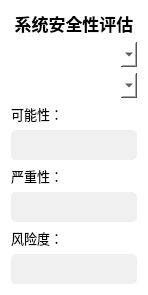
      <widget class="QWidget" name="SafetyWidget" native="true">
       <property name="minimumSize">
        <size>
         <width>148</width>
         <height>0</height>
        </size>
       </property>
       <property name="maximumSize">
        <size>
         <width>148</width>
         <height>16777215</height>
        </size>
       </property>
       <property name="font">
        <font>
         <family>华文宋体</family>
        </font>
       </property>
       <property name="styleSheet">
        <string notr="true">QWidget
{
background-color: rgb(255, 255, 255);
border-radius:15px;	
}
</string>
       </property>
       <layout class="QVBoxLayout" name="verticalLayout_4">
        <item>
         <widget class="QLabel" name="label_6">
          <property name="font">
           <font>
            <family>黑体</family>
            <pointsize>13</pointsize>
            <weight>75</weight>
            <bold>true</bold>
           </font>
          </property>
          <property name="text">
           <string>系统安全性评估</string>
          </property>
          <property name="alignment">
           <set>Qt::AlignCenter</set>
          </property>
         </widget>
        </item>
        <item>
         <widget class="QComboBox" name="Factor">
          <property name="minimumSize">
           <size>
            <width>0</width>
            <height>25</height>
           </size>
          </property>
          <property name="maximumSize">
           <size>
            <width>16777215</width>
            <height>25</height>
           </size>
          </property>
          <property name="font">
           <font>
            <family>微软雅黑</family>
            <pointsize>12</pointsize>
           </font>
          </property>
          <property name="styleSheet">
           <string notr="true"/>
          </property>
          <property name="iconSize">
           <size>
            <width>16</width>
            <height>16</height>
           </size>
          </property>
         </widget>
        </item>
        <item>
         <widget class="QComboBox" name="factors">
          <property name="minimumSize">
           <size>
            <width>0</width>
            <height>25</height>
           </size>
          </property>
          <property name="maximumSize">
           <size>
            <width>16777215</width>
            <height>25</height>
           </size>
          </property>
          <property name="font">
           <font>
            <family>微软雅黑</family>
            <pointsize>12</pointsize>
           </font>
          </property>
         </widget>
        </item>
        <item>
         <widget class="QLabel" name="SysSafety_property">
          <property name="font">
           <font>
            <family>微软雅黑</family>
            <pointsize>10</pointsize>
            <weight>50</weight>
            <italic>false</italic>
            <bold>false</bold>
           </font>
          </property>
          <property name="styleSheet">
           <string notr="true">font: 10pt &quot;微软雅黑&quot; rgb(64, 65, 66);</string>
          </property>
          <property name="text">
           <string>可能性：</string>
          </property>
         </widget>
        </item>
        <item>
         <widget class="QLabel" name="Safety_value">
          <property name="minimumSize">
           <size>
            <width>0</width>
            <height>30</height>
           </size>
          </property>
          <property name="maximumSize">
           <size>
            <width>16777215</width>
            <height>30</height>
           </size>
          </property>
          <property name="font">
           <font>
            <family>微软雅黑</family>
            <pointsize>12</pointsize>
           </font>
          </property>
          <property name="styleSheet">
           <string notr="true">background-color: rgb(240, 240, 240);
border-radius: 5px;</string>
          </property>
          <property name="frameShape">
           <enum>QFrame::Box</enum>
          </property>
          <property name="frameShadow">
           <enum>QFrame::Sunken</enum>
          </property>
          <property name="text">
           <string/>
          </property>
          <property name="alignment">
           <set>Qt::AlignCenter</set>
          </property>
         </widget>
        </item>
        <item>
         <widget class="QLabel" name="SysSafety_result">
          <property name="font">
           <font>
            <family>微软雅黑</family>
            <pointsize>10</pointsize>
            <weight>9</weight>
            <italic>false</italic>
            <bold>false</bold>
           </font>
          </property>
          <property name="styleSheet">
           <string notr="true">font: 75 10pt &quot;微软雅黑&quot; rgb(64, 65, 66);</string>
          </property>
          <property name="text">
           <string>严重性：</string>
          </property>
         </widget>
        </item>
        <item>
         <widget class="QLabel" name="Safety_value_2">
          <property name="minimumSize">
           <size>
            <width>0</width>
            <height>30</height>
           </size>
          </property>
          <property name="maximumSize">
           <size>
            <width>16777215</width>
            <height>30</height>
           </size>
          </property>
          <property name="font">
           <font>
            <family>微软雅黑</family>
            <pointsize>12</pointsize>
           </font>
          </property>
          <property name="styleSheet">
           <string notr="true">background-color: rgb(240, 240, 240);
border-radius: 5px;</string>
          </property>
          <property name="frameShape">
           <enum>QFrame::Box</enum>
          </property>
          <property name="frameShadow">
           <enum>QFrame::Sunken</enum>
          </property>
          <property name="text">
           <string/>
          </property>
          <property name="alignment">
           <set>Qt::AlignCenter</set>
          </property>
         </widget>
        </item>
        <item>
         <widget class="QLabel" name="SysSafety_risk">
          <property name="font">
           <font>
            <family>微软雅黑</family>
            <pointsize>10</pointsize>
            <weight>9</weight>
            <italic>false</italic>
            <bold>false</bold>
           </font>
          </property>
          <property name="styleSheet">
           <string notr="true">font: 75 10pt &quot;微软雅黑&quot; rgb(64, 65, 66);</string>
          </property>
          <property name="text">
           <string>风险度：</string>
          </property>
         </widget>
        </item>
        <item>
         <widget class="QLabel" name="Safety_value_3">
          <property name="minimumSize">
           <size>
            <width>0</width>
            <height>30</height>
           </size>
          </property>
          <property name="maximumSize">
           <size>
            <width>16777215</width>
            <height>30</height>
           </size>
          </property>
          <property name="font">
           <font>
            <family>微软雅黑</family>
            <pointsize>12</pointsize>
           </font>
          </property>
          <property name="styleSheet">
           <string notr="true">background-color: rgb(240, 240, 240);
border-radius: 5px;</string>
          </property>
          <property name="frameShape">
           <enum>QFrame::Box</enum>
          </property>
          <property name="frameShadow">
           <enum>QFrame::Sunken</enum>
          </property>
          <property name="text">
           <string/>
          </property>
          <property name="alignment">
           <set>Qt::AlignCenter</set>
          </property>
         </widget>
        </item>
       </layout>
      </widget>
